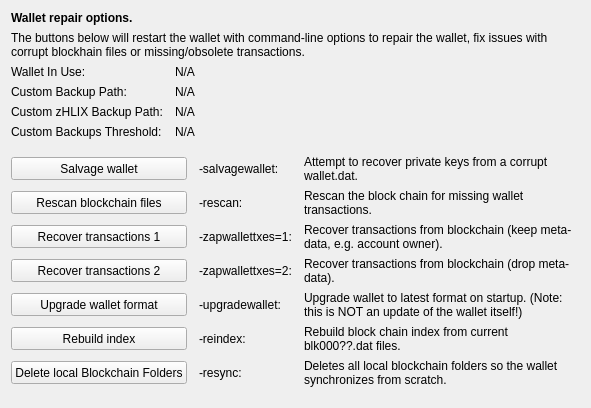
     <widget class="QWidget" name="tab_repair">
      <attribute name="title">
       <string>&amp;Wallet Repair</string>
      </attribute>
      <layout class="QGridLayout" name="gridLayout_4" columnstretch="0,0,0,0">
       <property name="horizontalSpacing">
        <number>12</number>
       </property>
       <item row="0" column="0" colspan="4">
        <widget class="QLabel" name="label_repair_header">
         <property name="font">
          <font>
           <weight>75</weight>
           <bold>true</bold>
          </font>
         </property>
         <property name="text">
          <string>Wallet repair options.</string>
         </property>
        </widget>
       </item>
       <item row="1" column="0" colspan="4">
        <widget class="QLabel" name="label_repair_helptext">
         <property name="font">
          <font>
           <weight>50</weight>
           <bold>false</bold>
          </font>
         </property>
         <property name="text">
          <string>The buttons below will restart the wallet with command-line options to repair the wallet, fix issues with corrupt blockhain files or missing/obsolete transactions.</string>
         </property>
         <property name="wordWrap">
          <bool>true</bool>
         </property>
        </widget>
       </item>
       <item row="2" column="0">
        <widget class="QLabel" name="wallet_path_label">
         <property name="text">
          <string>Wallet In Use:</string>
         </property>
        </widget>
       </item>
       <item row="2" column="1" colspan="3">
        <widget class="QLabel" name="wallet_path">
         <property name="cursor">
          <cursorShape>IBeamCursor</cursorShape>
         </property>
         <property name="text">
          <string>N/A</string>
         </property>
         <property name="textFormat">
          <enum>Qt::PlainText</enum>
         </property>
         <property name="textInteractionFlags">
          <set>Qt::LinksAccessibleByMouse|Qt::TextSelectableByKeyboard|Qt::TextSelectableByMouse</set>
         </property>
        </widget>
       </item>
       <item row="3" column="0">
        <widget class="QLabel" name="wallet_custombackuppath_label">
         <property name="text">
          <string>Custom Backup Path:</string>
         </property>
         <property name="visible">
          <bool>false</bool>
         </property>
        </widget>
       </item>
       <item row="3" column="1" colspan="3">
        <widget class="QLabel" name="wallet_custombackuppath">
         <property name="cursor">
          <cursorShape>IBeamCursor</cursorShape>
         </property>
         <property name="text">
          <string>N/A</string>
         </property>
         <property name="textFormat">
          <enum>Qt::PlainText</enum>
         </property>
         <property name="textInteractionFlags">
          <set>Qt::LinksAccessibleByMouse|Qt::TextSelectableByKeyboard|Qt::TextSelectableByMouse</set>
         </property>
         <property name="visible">
          <bool>false</bool>
         </property>
        </widget>
       </item>
       <item row="4" column="0">
        <widget class="QLabel" name="wallet_customzhlixbackuppath_label">
         <property name="text">
          <string>Custom zHLIX Backup Path:</string>
         </property>
         <property name="visible">
          <bool>false</bool>
         </property>
        </widget>
       </item>
       <item row="4" column="1" colspan="3">
        <widget class="QLabel" name="wallet_customzhlixbackuppath">
         <property name="cursor">
          <cursorShape>IBeamCursor</cursorShape>
         </property>
         <property name="text">
          <string>N/A</string>
         </property>
         <property name="textFormat">
          <enum>Qt::PlainText</enum>
         </property>
         <property name="textInteractionFlags">
          <set>Qt::LinksAccessibleByMouse|Qt::TextSelectableByKeyboard|Qt::TextSelectableByMouse</set>
         </property>
         <property name="visible">
          <bool>false</bool>
         </property>
        </widget>
       </item>
       <item row="5" column="0">
        <widget class="QLabel" name="wallet_custombackupthreshold_label">
         <property name="text">
          <string>Custom Backups Threshold:</string>
         </property>
         <property name="visible">
          <bool>false</bool>
         </property>
        </widget>
       </item>
       <item row="5" column="1" colspan="3">
        <widget class="QLabel" name="wallet_custombackupthreshold">
         <property name="cursor">
          <cursorShape>IBeamCursor</cursorShape>
         </property>
         <property name="text">
          <string>N/A</string>
         </property>
         <property name="textFormat">
          <enum>Qt::PlainText</enum>
         </property>
         <property name="textInteractionFlags">
          <set>Qt::LinksAccessibleByMouse|Qt::TextSelectableByKeyboard|Qt::TextSelectableByMouse</set>
         </property>
         <property name="visible">
          <bool>false</bool>
         </property>
        </widget>
       </item>
       <item row="6" column="0">
        <spacer name="verticalSpacer_repair1">
         <property name="orientation">
          <enum>Qt::Vertical</enum>
         </property>
         <property name="sizeHint" stdset="0">
          <size>
           <width>10</width>
           <height>10</height>
          </size>
         </property>
        </spacer>
       </item>
       <item row="7" column="0" colspan="2">
        <widget class="QPushButton" name="btn_salvagewallet">
         <property name="minimumSize">
          <size>
           <width>100</width>
           <height>23</height>
          </size>
         </property>
         <property name="text">
          <string>Salvage wallet</string>
         </property>
        </widget>
       </item>
       <item row="7" column="2">
        <widget class="QLabel" name="label_repair_salvage_command">
         <property name="text">
          <string notr="true">-salvagewallet:</string>
         </property>
        </widget>
       </item>
       <item row="7" column="3">
        <widget class="QLabel" name="label_repair_salvage">
         <property name="text">
          <string>Attempt to recover private keys from a corrupt wallet.dat.</string>
         </property>
         <property name="wordWrap">
          <bool>true</bool>
         </property>
        </widget>
       </item>
       <item row="8" column="0" colspan="2">
        <widget class="QPushButton" name="btn_rescan">
         <property name="minimumSize">
          <size>
           <width>100</width>
           <height>23</height>
          </size>
         </property>
         <property name="text">
          <string>Rescan blockchain files</string>
         </property>
        </widget>
       </item>
       <item row="8" column="2">
        <widget class="QLabel" name="label_repair_rescan_command">
         <property name="text">
          <string notr="true">-rescan:</string>
         </property>
        </widget>
       </item>
       <item row="8" column="3">
        <widget class="QLabel" name="label_repair_rescan">
         <property name="text">
          <string>Rescan the block chain for missing wallet transactions.</string>
         </property>
         <property name="wordWrap">
          <bool>true</bool>
         </property>
        </widget>
       </item>
       <item row="9" column="0" colspan="2">
        <widget class="QPushButton" name="btn_zapwallettxes1">
         <property name="minimumSize">
          <size>
           <width>100</width>
           <height>23</height>
          </size>
         </property>
         <property name="text">
          <string>Recover transactions 1</string>
         </property>
        </widget>
       </item>
       <item row="9" column="2">
        <widget class="QLabel" name="label_repair_zap1_command">
         <property name="text">
          <string notr="true">-zapwallettxes=1:</string>
         </property>
        </widget>
       </item>
       <item row="9" column="3">
        <widget class="QLabel" name="label_repair_zap1">
         <property name="text">
          <string>Recover transactions from blockchain (keep meta-data, e.g. account owner).</string>
         </property>
         <property name="wordWrap">
          <bool>true</bool>
         </property>
        </widget>
       </item>
       <item row="10" column="0" colspan="2">
        <widget class="QPushButton" name="btn_zapwallettxes2">
         <property name="minimumSize">
          <size>
           <width>100</width>
           <height>23</height>
          </size>
         </property>
         <property name="text">
          <string>Recover transactions 2</string>
         </property>
        </widget>
       </item>
       <item row="10" column="2">
        <widget class="QLabel" name="label_repair_zap2_command">
         <property name="text">
          <string notr="true">-zapwallettxes=2:</string>
         </property>
        </widget>
       </item>
       <item row="10" column="3">
        <widget class="QLabel" name="label_repair_zap2">
         <property name="text">
          <string>Recover transactions from blockchain (drop meta-data).</string>
         </property>
         <property name="wordWrap">
          <bool>true</bool>
         </property>
        </widget>
       </item>
       <item row="11" column="0" colspan="2">
        <widget class="QPushButton" name="btn_upgradewallet">
         <property name="minimumSize">
          <size>
           <width>100</width>
           <height>23</height>
          </size>
         </property>
         <property name="text">
          <string>Upgrade wallet format</string>
         </property>
        </widget>
       </item>
       <item row="11" column="2">
        <widget class="QLabel" name="label_repair_upgrade_command">
         <property name="text">
          <string notr="true">-upgradewallet:</string>
         </property>
        </widget>
       </item>
       <item row="11" column="3">
        <widget class="QLabel" name="label_repair_upgrade">
         <property name="text">
          <string>Upgrade wallet to latest format on startup. (Note: this is NOT an update of the wallet itself!)</string>
         </property>
         <property name="wordWrap">
          <bool>true</bool>
         </property>
        </widget>
       </item>
       <item row="12" column="0" colspan="2">
        <widget class="QPushButton" name="btn_reindex">
         <property name="minimumSize">
          <size>
           <width>100</width>
           <height>23</height>
          </size>
         </property>
         <property name="text">
          <string>Rebuild index</string>
         </property>
        </widget>
       </item>
       <item row="12" column="2">
        <widget class="QLabel" name="label_repair_reindex_command">
         <property name="text">
          <string notr="true">-reindex:</string>
         </property>
        </widget>
       </item>
       <item row="12" column="3">
        <widget class="QLabel" name="label_repair_reindex">
         <property name="text">
          <string>Rebuild block chain index from current blk000??.dat files.</string>
         </property>
         <property name="wordWrap">
          <bool>true</bool>
         </property>
        </widget>
       </item>
       <item row="13" column="0" colspan="2">
        <widget class="QPushButton" name="btn_resync">
         <property name="minimumSize">
          <size>
           <width>100</width>
           <height>23</height>
          </size>
         </property>
         <property name="text">
          <string>Delete local Blockchain Folders</string>
         </property>
        </widget>
       </item>
       <item row="13" column="2">
        <widget class="QLabel" name="label_repair_resync_command">
         <property name="text">
          <string>-resync:</string>
         </property>
        </widget>
       </item>
       <item row="13" column="3">
        <widget class="QLabel" name="label_repair_resync">
         <property name="text">
          <string>Deletes all local blockchain folders so the wallet synchronizes from scratch.</string>
         </property>
         <property name="wordWrap">
          <bool>true</bool>
         </property>
        </widget>
       </item>
       <item row="14" column="0">
        <spacer name="verticalSpacer_repair2">
         <property name="orientation">
          <enum>Qt::Vertical</enum>
         </property>
         <property name="sizeHint" stdset="0">
          <size>
           <width>20</width>
           <height>10</height>
          </size>
         </property>
        </spacer>
       </item>
      </layout>
     </widget>
